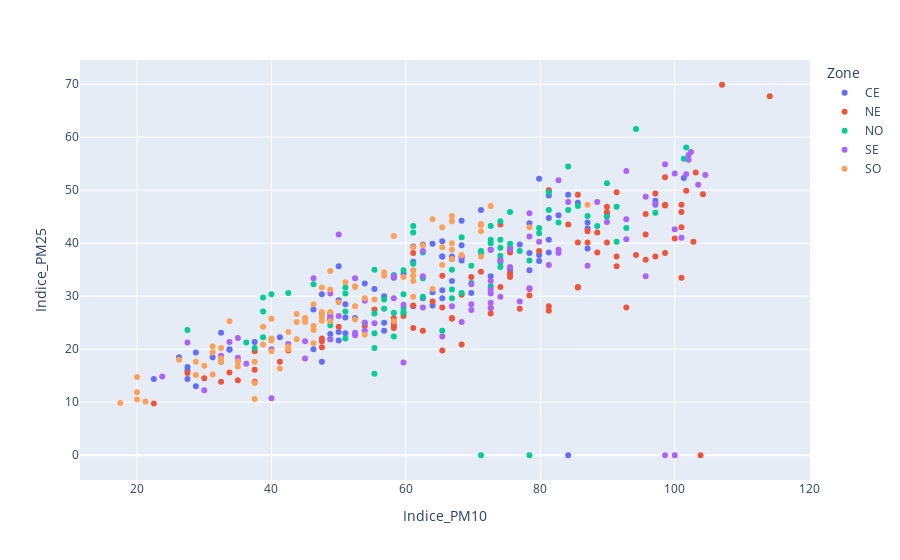

This figure's notebook cell:
### Markdown cell above
### Scatterplots
Realizamos una grafica para poder ver si tenemos alguna relación entre el indice de $PM_{10}$ y $PM_{2.5}$ para el año 2019 de acuerdo a cada Zona

### Code cell
df_2019 = df[df["Year"] == 2019]
fig = px.scatter(df_2019, x="Indice_PM10", y="Indice_PM25",
                 color="Zone")
fig.show()
